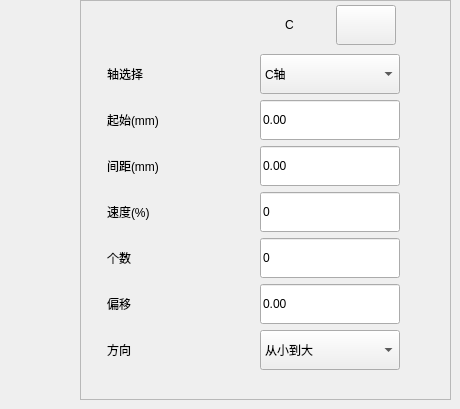
   <widget class="QWidget" name="pageRotateBinMode">
    <widget class="QFrame" name="frameStackRotate">
     <property name="geometry">
      <rect>
       <x>80</x>
       <y>0</y>
       <width>371</width>
       <height>400</height>
      </rect>
     </property>
     <property name="frameShape">
      <enum>QFrame::StyledPanel</enum>
     </property>
     <property name="frameShadow">
      <enum>QFrame::Plain</enum>
     </property>
     <property name="lineWidth">
      <number>2</number>
     </property>
     <widget class="QLabel" name="labStackDirect_2">
      <property name="geometry">
       <rect>
        <x>27</x>
        <y>330</y>
        <width>110</width>
        <height>40</height>
       </rect>
      </property>
      <property name="minimumSize">
       <size>
        <width>110</width>
        <height>40</height>
       </size>
      </property>
      <property name="maximumSize">
       <size>
        <width>110</width>
        <height>40</height>
       </size>
      </property>
      <property name="text">
       <string>方向</string>
      </property>
     </widget>
     <widget class="NumberEdit" name="editStackNumRotateBin">
      <property name="geometry">
       <rect>
        <x>180</x>
        <y>238</y>
        <width>140</width>
        <height>40</height>
       </rect>
      </property>
      <property name="minimumSize">
       <size>
        <width>140</width>
        <height>40</height>
       </size>
      </property>
      <property name="maximumSize">
       <size>
        <width>140</width>
        <height>40</height>
       </size>
      </property>
      <property name="text">
       <string>0</string>
      </property>
     </widget>
     <widget class="NumberEdit" name="editStackSpeedRotateBin">
      <property name="geometry">
       <rect>
        <x>180</x>
        <y>192</y>
        <width>140</width>
        <height>40</height>
       </rect>
      </property>
      <property name="minimumSize">
       <size>
        <width>140</width>
        <height>40</height>
       </size>
      </property>
      <property name="maximumSize">
       <size>
        <width>140</width>
        <height>40</height>
       </size>
      </property>
      <property name="text">
       <string>0</string>
      </property>
     </widget>
     <widget class="NumberEdit" name="editIntervalDisRotateBin">
      <property name="geometry">
       <rect>
        <x>180</x>
        <y>146</y>
        <width>140</width>
        <height>40</height>
       </rect>
      </property>
      <property name="minimumSize">
       <size>
        <width>140</width>
        <height>40</height>
       </size>
      </property>
      <property name="maximumSize">
       <size>
        <width>140</width>
        <height>40</height>
       </size>
      </property>
      <property name="text">
       <string>0.00</string>
      </property>
     </widget>
     <widget class="NumberEdit" name="editStartRotateBin">
      <property name="geometry">
       <rect>
        <x>180</x>
        <y>100</y>
        <width>140</width>
        <height>40</height>
       </rect>
      </property>
      <property name="minimumSize">
       <size>
        <width>140</width>
        <height>40</height>
       </size>
      </property>
      <property name="maximumSize">
       <size>
        <width>140</width>
        <height>40</height>
       </size>
      </property>
      <property name="text">
       <string>0.00</string>
      </property>
     </widget>
     <widget class="QLabel" name="labIntervalDis_8">
      <property name="geometry">
       <rect>
        <x>27</x>
        <y>192</y>
        <width>110</width>
        <height>40</height>
       </rect>
      </property>
      <property name="minimumSize">
       <size>
        <width>110</width>
        <height>40</height>
       </size>
      </property>
      <property name="maximumSize">
       <size>
        <width>110</width>
        <height>40</height>
       </size>
      </property>
      <property name="text">
       <string>速度(%)</string>
      </property>
     </widget>
     <widget class="NumberEdit" name="editOffsetRotateBin">
      <property name="geometry">
       <rect>
        <x>180</x>
        <y>284</y>
        <width>140</width>
        <height>40</height>
       </rect>
      </property>
      <property name="minimumSize">
       <size>
        <width>140</width>
        <height>40</height>
       </size>
      </property>
      <property name="maximumSize">
       <size>
        <width>140</width>
        <height>40</height>
       </size>
      </property>
      <property name="text">
       <string>0.00</string>
      </property>
     </widget>
     <widget class="QLabel" name="labOffsetDistance_2">
      <property name="geometry">
       <rect>
        <x>27</x>
        <y>284</y>
        <width>110</width>
        <height>40</height>
       </rect>
      </property>
      <property name="minimumSize">
       <size>
        <width>110</width>
        <height>40</height>
       </size>
      </property>
      <property name="maximumSize">
       <size>
        <width>110</width>
        <height>40</height>
       </size>
      </property>
      <property name="text">
       <string>偏移</string>
      </property>
     </widget>
     <widget class="QComboBox" name="coboxStackDirectRotateBin">
      <property name="geometry">
       <rect>
        <x>180</x>
        <y>330</y>
        <width>140</width>
        <height>40</height>
       </rect>
      </property>
      <property name="minimumSize">
       <size>
        <width>0</width>
        <height>40</height>
       </size>
      </property>
      <property name="maximumSize">
       <size>
        <width>16777215</width>
        <height>40</height>
       </size>
      </property>
      <property name="focusPolicy">
       <enum>Qt::NoFocus</enum>
      </property>
      <item>
       <property name="text">
        <string>从小到大</string>
       </property>
      </item>
      <item>
       <property name="text">
        <string>从大到小</string>
       </property>
      </item>
     </widget>
     <widget class="QLabel" name="labIntervalDis_3">
      <property name="geometry">
       <rect>
        <x>27</x>
        <y>100</y>
        <width>110</width>
        <height>40</height>
       </rect>
      </property>
      <property name="minimumSize">
       <size>
        <width>110</width>
        <height>40</height>
       </size>
      </property>
      <property name="maximumSize">
       <size>
        <width>110</width>
        <height>40</height>
       </size>
      </property>
      <property name="text">
       <string>起始(mm)</string>
      </property>
     </widget>
     <widget class="QLabel" name="labIntervalDis_4">
      <property name="geometry">
       <rect>
        <x>27</x>
        <y>146</y>
        <width>110</width>
        <height>40</height>
       </rect>
      </property>
      <property name="minimumSize">
       <size>
        <width>110</width>
        <height>40</height>
       </size>
      </property>
      <property name="maximumSize">
       <size>
        <width>110</width>
        <height>40</height>
       </size>
      </property>
      <property name="text">
       <string>间距(mm)</string>
      </property>
     </widget>
     <widget class="QLabel" name="labStackNum_2">
      <property name="geometry">
       <rect>
        <x>27</x>
        <y>238</y>
        <width>110</width>
        <height>40</height>
       </rect>
      </property>
      <property name="minimumSize">
       <size>
        <width>110</width>
        <height>40</height>
       </size>
      </property>
      <property name="maximumSize">
       <size>
        <width>110</width>
        <height>40</height>
       </size>
      </property>
      <property name="text">
       <string>个数</string>
      </property>
     </widget>
     <widget class="QPushButton" name="btnFreshRotateBin">
      <property name="geometry">
       <rect>
        <x>256</x>
        <y>5</y>
        <width>60</width>
        <height>40</height>
       </rect>
      </property>
      <property name="minimumSize">
       <size>
        <width>60</width>
        <height>40</height>
       </size>
      </property>
      <property name="text">
       <string/>
      </property>
      <property name="icon">
       <iconset resource="../images.qrc">
        <normaloff>:/images/settingPageImages/refresh.png</normaloff>:/images/settingPageImages/refresh.png</iconset>
      </property>
      <property name="iconSize">
       <size>
        <width>25</width>
        <height>25</height>
       </size>
      </property>
     </widget>
     <widget class="QLabel" name="labAxisRotateBin">
      <property name="geometry">
       <rect>
        <x>179</x>
        <y>5</y>
        <width>61</width>
        <height>40</height>
       </rect>
      </property>
      <property name="minimumSize">
       <size>
        <width>40</width>
        <height>40</height>
       </size>
      </property>
      <property name="text">
       <string>C</string>
      </property>
      <property name="alignment">
       <set>Qt::AlignCenter</set>
      </property>
     </widget>
     <widget class="QComboBox" name="coboxAxisSelectRotateBin">
      <property name="geometry">
       <rect>
        <x>180</x>
        <y>54</y>
        <width>140</width>
        <height>40</height>
       </rect>
      </property>
      <property name="minimumSize">
       <size>
        <width>0</width>
        <height>40</height>
       </size>
      </property>
      <property name="maximumSize">
       <size>
        <width>16777215</width>
        <height>40</height>
       </size>
      </property>
      <property name="focusPolicy">
       <enum>Qt::NoFocus</enum>
      </property>
      <item>
       <property name="text">
        <string>C轴</string>
       </property>
      </item>
      <item>
       <property name="text">
        <string>A轴</string>
       </property>
      </item>
      <item>
       <property name="text">
        <string>B轴</string>
       </property>
      </item>
     </widget>
     <widget class="QLabel" name="labAxisSelect_2">
      <property name="geometry">
       <rect>
        <x>27</x>
        <y>54</y>
        <width>110</width>
        <height>40</height>
       </rect>
      </property>
      <property name="minimumSize">
       <size>
        <width>110</width>
        <height>40</height>
       </size>
      </property>
      <property name="maximumSize">
       <size>
        <width>110</width>
        <height>40</height>
       </size>
      </property>
      <property name="text">
       <string>轴选择</string>
      </property>
     </widget>
    </widget>
   </widget>
